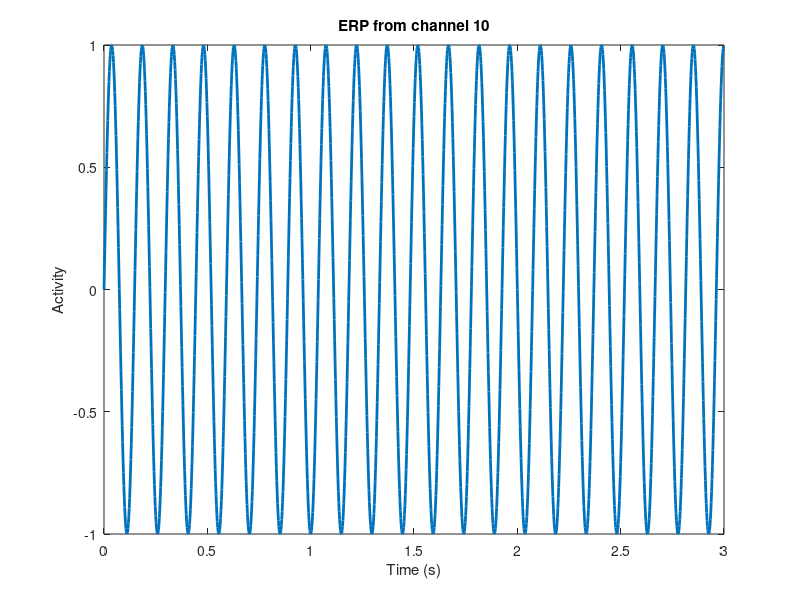

Recreate this plot in MATLAB. (Note: this script raises an error after producing the figure.)
%%
%     COURSE: Solved challenges in neural time series analysis
%    SECTION: Simulating EEG data
%      VIDEO: Project 1: Channel-level EEG data
% Instructor: sincxpress.com
%
%%

%%% INSTRUCTIONS:
% The goal of this assignment is to simulate time series data
% that can be used to test time-series analysis methods.
% For each section below: 
%   1) Complete the MATLAB code
%   2) Put the data into the EEG structure
%      - Make sure all relevant fields are accurate (EEG.data, EEG.pnts, EEG.trials, EEG.srate, EEG.nbchan, EEG.times)
%   3) Use function plot_simEEG to plot some data

%% 1) pure phase-locked sine wave

% parameters
EEG.srate  = 500; % sampling rate in Hz
EEG.pnts   = 1500;
EEG.trials = 30;
EEG.nbchan = 23;

sinefreq = 6.75; % in Hz

% time vector
EEG.times = (0:EEG.pnts-1)/EEG.srate;


% loop over channels and create data
for chani=1:EEG.nbchan
    for triali=1:EEG.trials
        % data as a sine wave
        EEG.data(chani,:,triali) = sin(2*pi*sinefreq*EEG.times);
    end
end


% plot an ERP from one channel
figure(1), clf
plot(EEG.times,squeeze(mean(EEG.data(10,:,:),3)),'linew',2)
xlabel('Time (s)'), ylabel('Activity')
title('ERP from channel 10')


% the function below takes at least one argument (EEG),
% and optionally a second argument (channel number),
% and optionally a third argument (figure number)
plot_simEEG(EEG,2,1)

%% 2) Non-phase-locked sine wave

% hint: copy/paste the code above but add something inside the sine 
%       function on each trial.
% parameters
EEG.srate  = 500; % sampling rate in Hz
EEG.pnts   = 1500;
EEG.trials = 30;
EEG.nbchan = 23;

sinefreq = 6.75; % in Hz

% time vector
EEG.times = (0:EEG.pnts-1)/EEG.srate;


% loop over channels and create data
for chani=1:EEG.nbchan
    for triali=1:EEG.trials
        % data as a sine wave
        EEG.data(chani,:,triali) = sin(2*pi*sinefreq*EEG.times + 2*pi*rand) ;
    end
end


% plot an ERP from one channel
figure(1), clf
plot(EEG.times,squeeze(mean(EEG.data(10,:,:),3)),'linew',2)
xlabel('Time (s)'), ylabel('Activity')
title('ERP from channel 10')


% the function below takes at least one argument (EEG),
% and optionally a second argument (channel number),
% and optionally a third argument (figure number)
plot_simEEG(EEG,2,2)

%% 3) multisine waves
rng(33)
% list of frequencies and corresponding amplitudes
frex = [ 3 5 16 ];
amps = [ 3 4 5  ];
rphase = 2*pi*rand(1, EEG.trials);

sinewave = zeros(length(frex), length(EEG.times));
% loop over channels and trials
for chani=1:EEG.nbchan
    for triali=1:EEG.trials
        for fi=1:length(frex)
            sinewave(fi,:) = amps(fi) * cos(2*pi*frex(fi)*EEG.times+ rphase(triali) );
        end
        sinewave_mix = sum(sinewave, 1);
        % data as a sine wave plus noise
        EEG.data(chani,:,triali) = sinewave_mix * randn();
    end
end
plot_simEEG(EEG,2,3)


%% 4) nonstationary sine waves

% loop over channels and trials
for chani=1:EEG.nbchan
    for triali=1:EEG.trials
        
        % hint: instantaneous frequency via interpolated random numbers
        freqmod = 20*interp1(rand(1,10),linspace(1,10,EEG.pnts));
        signal  = sin( 2*pi * ((EEG.times + cumsum(freqmod))/EEG.srate) );

        EEG.data(chani,:,triali) = signal;
    end
end

plot_simEEG(EEG,2,4)

%% 5) transient oscillations w/ Gaussian


% Gaussian and sine parameters
peaktime = 1; % seconds
width    = .12;
sinefreq = 7; % for sine wave

% create Gaussian taper
gaus = exp( -(EEG.times-peaktime).^2 / (2*width^2) );


% loop over channels and trials
for chani=1:EEG.nbchan
    for triali=1:EEG.trials
        
        % trial-unique sine wave
        cosw = cos(2*pi*sinefreq*EEG.times);
        
        EEG.data(chani,:,triali) = cosw .* gaus;
    end
end

plot_simEEG(EEG,2,5)


%% 6) repeat #3 with white noise

% list of frequencies and corresponding amplitudes
frex = [ 3 5 16 ];
amps = [ 2 4 5  ];


% loop over channels and trials
for chani=1:EEG.nbchan
    for triali=1:EEG.trials
        
        % hint: copy code from monday2
        sinewave = zeros(1,EEG.pnts);
        for si=1:numel(frex)
            sinewave = sinewave + amps(si)*sin(2*pi*frex(si)*EEG.times);
        end
        
        
        % data as a sine wave plus noise
        EEG.data(chani,:,triali) = sinewave + 5*randn(size(sinewave));
    end
end

plot_simEEG(EEG,2,6)




%% 7) repeat #5 with 1/f noise
% amount of noise
noiseamp = .3;


peaktime = 1; % seconds
width    = .12;
sinefreq = 7; % for sine wave

% create Gaussian taper
gaus = exp( -(EEG.times-peaktime).^2 / (2*width^2) );


% loop over channels and trials
for chani=1:EEG.nbchan
    for triali=1:EEG.trials
        
        % trial-unique sine wave
        cosw = cos(2*pi*sinefreq*EEG.times + 2*pi*rand);
        
        %%% 1/f noise
        ed = 50; % exponential decay parameter
        as = rand(1,floor(EEG.pnts/2)-1) .* exp(-(1:floor(EEG.pnts/2)-1)/ed);
        as = [as(1) as 0 as(:,end:-1:1)];
        
        % Fourier coefficients
        fc = as .* exp(1i*2*pi*rand(size(as)));
        
        % inverse Fourier transform to create the noise
        noise = real(ifft(fc)) * EEG.pnts;
        
        
        % data as signal + noise
        EEG.data(chani,:,triali) = cosw .* gaus + noiseamp*noise;
    end
end

plot_simEEG(EEG,2,7)






%%

